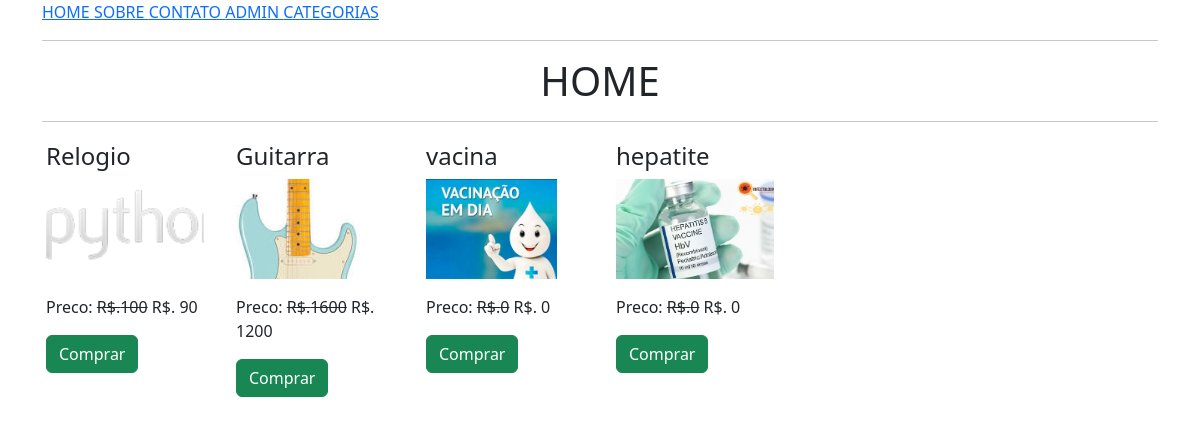
The page / on the database its author committed.
### lojaapp/models.py (models this page shows, shortened)
class Produto(models.Model):
    titulo = models.CharField(max_length=200)
    slug = models.SlugField(unique=True)
    categoria = models.ForeignKey(Categoria,on_delete=models.CASCADE)
    image = models.ImageField(upload_to="produtos")
    preco_mercado = models.PositiveIntegerField()
    venda = models.PositiveIntegerField()
    descricao = models.TextField()
    garantia = models.CharField(max_length=300,null=True, blank=True)
    return_devolucao = models.CharField(max_length=300, null=True, blank=True)
    visualizacao = models.PositiveIntegerField(default=0)

### lojaapp/views.py (the view)
# urls.py: path("", HomeView.as_view(), name="home"),
class HomeView(TemplateView):
    template_name = "home.html"
    def get_context_data(self, **kwargs):
        context = super().get_context_data(**kwargs)
        context['produto_list']= Produto.objects.all()
        return context

### templates/home.html (shortened to what this page needs)
{% extends 'base.html' %}
{% block content %}
<div class="container">
    <h1 class="text-center" >HOME</h1>
    <hr>
    <div class="row mt-3">
        {% for p in produto_list %}
            <div class="col-md-2">
                <div class="m-1">
                    <h4>{{p.titulo}}</h4>
                    <img src="{{p.image.url}}" alt="" class="img-fluid" style="height: 100px; object-fit: cover;">
                    <p class="mt-3">Preco: <strike> R$.{{p.preco_mercado}}</strike> R$. {{p.venda}}</p>
                    <a href="" class="btn btn-success">Comprar</a>
                </div>
            </div>
        {% endfor %}
    </div>
</div>
{% endblock %}

### rows shown on the page
Produto: titulo "Relogio", image (picture), preco_mercado "100", venda "90"
Produto: titulo "Guitarra", image (picture), preco_mercado "1600", venda "1200"
Produto: titulo "vacina", image (picture), preco_mercado "0", venda "0"
Produto: titulo "hepatite", image (picture), preco_mercado "0", venda "0"
